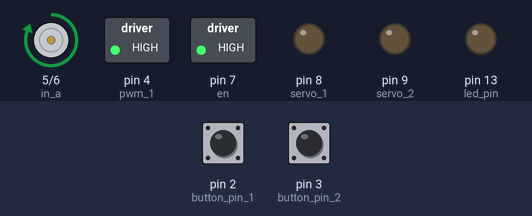
The sketch below on a simulated Arduino Uno, built with avr-gcc and run on an emulated ATmega328P. On the bench: motor-driver pin pairs drawn as motors (green arrow = first pin HIGH = forward, orange = second pin HIGH = backward, longer = more drive), switched loads named in the sketch (green lamp = pin HIGH), output pins drawn as LEDs (lit = HIGH). The inputs (shaded band) are chosen by the test bench; at power-on: pin 2 (button_pin_1) LOW, pin 3 (button_pin_2) LOW.

Above: at 1.2 s.
1.3 s: pin 2 (button_pin_1) pulled HIGH for 0.15 s
At 2.7 s:
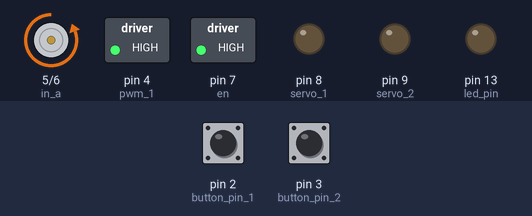
3.0 s: pin 3 (button_pin_2) pulled HIGH for 0.15 s
At 4.2 s:
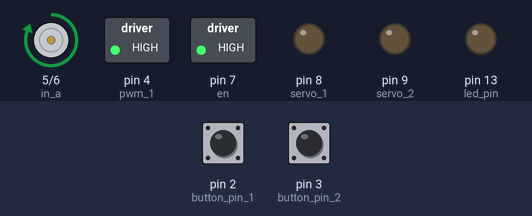
4.7 s: pin 3 (button_pin_2) pulled HIGH for 1 s
At 5.5 s:
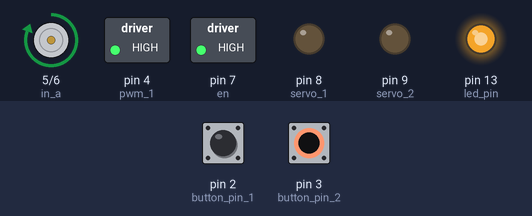
7.2 s: pin 3 (button_pin_2) pulled HIGH for 3.2 s
At 11.1 s:
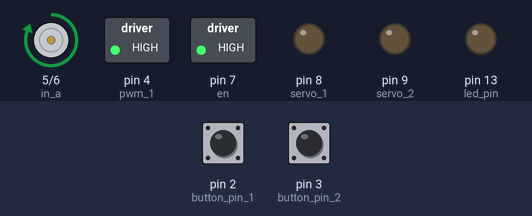
11.9 s: pin 2 (button_pin_1) pulled HIGH for 1 s
At 12.2 s:
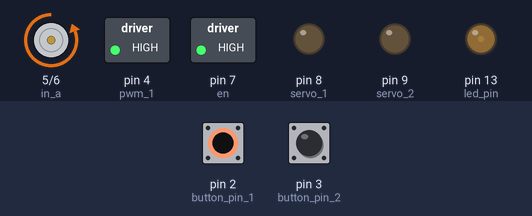
Timing chart, 0 to 14.9 s (numbered marks = the images above; inputs shaded):
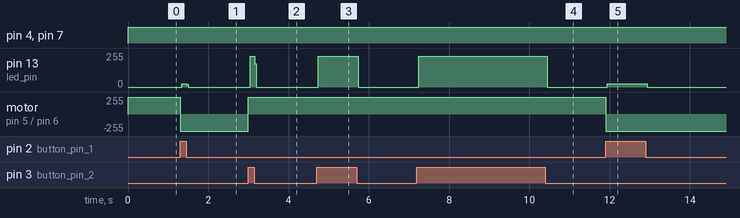

Measured:
- after the input at 1.3 s, pin 13 (led_pin): 0/255 → 25/255 at once, → 0/255 0.12 s later; motor on pin 5 (in_a) / pin 6 (in_b): forward 255/255 → backward 255/255 at once
- after the input at 3.0 s, pin 13 (led_pin): 0/255 → 231/255 at once, → 0/255 0.12 s later; motor on pin 5 (in_a) / pin 6 (in_b): backward 255/255 → forward 255/255 at once
- after the input at 4.7 s, pin 13 (led_pin): 0/255 → 231/255 at once, → 0/255 1.0 s later
- after the input at 7.2 s, pin 13 (led_pin): 0/255 → 231/255 at once, → 0/255 3.2 s later
- after the input at 11.9 s, pin 13 (led_pin): 0/255 → 25/255 at once, → 0/255 1.0 s later; motor on pin 5 (in_a) / pin 6 (in_b): forward 255/255 → backward 255/255 at once

The sketch:

aj_arduino_test.ino
```cpp
/*
This is the aduino code for AJ 2.0, for electrical designs and documentation
check the GIT Hub located at ...
 */

// constants won't change. They're used here to
// set pin numbers:
const int button_pin_1 = 2;     // the number of the pushbutton pin
const int button_pin_2 = 3;

const int pwm_1 = 4;	//setting pins for motor controller
const int in_a = 5;
const int in_b = 6;
const int en = 7;

const int servo_1 = 8;	//setting servo pins
const int servo_2 = 9;

const int led_pin = 13;      // the number of the LED pin

// variables will change:
int button_state_1 = 0;         // variable for reading the pushbutton status
int button_state_2 = 0;         // variable for reading the pushbutton status

boolean enable_1_bool = true;	//Motor controller enable pin set

//direction set a = 0,b = 0, no movement, a = 1, b = 0, Clockwise, a = 0, b = 1, Counterclockwise,
boolean in_a_bool = true;
boolean	in_b_bool = false;

int pwm_motor_1 = 0;
int servo_1_angle;
int servo_2_angle;


void setup(){
	// initialize the LED pin as an output:
	pinMode(led_pin, OUTPUT);
	// initialize the pushbutton pin as an input:
	pinMode(button_pin_1, INPUT);
	pinMode(button_pin_2, INPUT);
	// initialize motor pins
	pinMode(pwm_1, OUTPUT);
	pinMode(in_a, OUTPUT);
	pinMode(in_b, OUTPUT);
	pinMode(en, OUTPUT);

	pinMode(servo_1, OUTPUT);
	pinMode(servo_2, OUTPUT);
	}

void loop(){
	//set motor enable
	if(enable_1_bool == true){
		digitalWrite(en, HIGH);
	}
	if(enable_1_bool == false){
		digitalWrite(en, LOW);
	}


	if(in_a_bool == true){
		digitalWrite(in_a, HIGH);
	}
	if(in_a_bool == false){
		digitalWrite(in_a, LOW);
	}


	if(in_b_bool == true){
		digitalWrite(in_b, HIGH);
	}
	if(in_b_bool == false){
		digitalWrite(in_b, LOW);
	}

	analogWrite(pwm_1, 176);


	// read the state of the pushbutton value:
	button_state_1 = digitalRead(button_pin_1);
	button_state_2 = digitalRead(button_pin_2);

	// check if the pushbutton is pressed.
	// if it is, the buttonState is HIGH:
	if (button_state_1 == HIGH) {
		// turn LED on:
		digitalWrite(led_pin, HIGH);
		in_a_bool = false;
		in_b_bool = true;
	}
	else {
		// turn LED off:
		digitalWrite(led_pin, LOW);
	}

	if (button_state_2 == HIGH) {
		// turn LED on:
		digitalWrite(led_pin, HIGH);
		in_a_bool = true;
		in_b_bool = false;
	}
	else {
		// turn LED off:
		digitalWrite(led_pin, LOW);
	}
}
```
